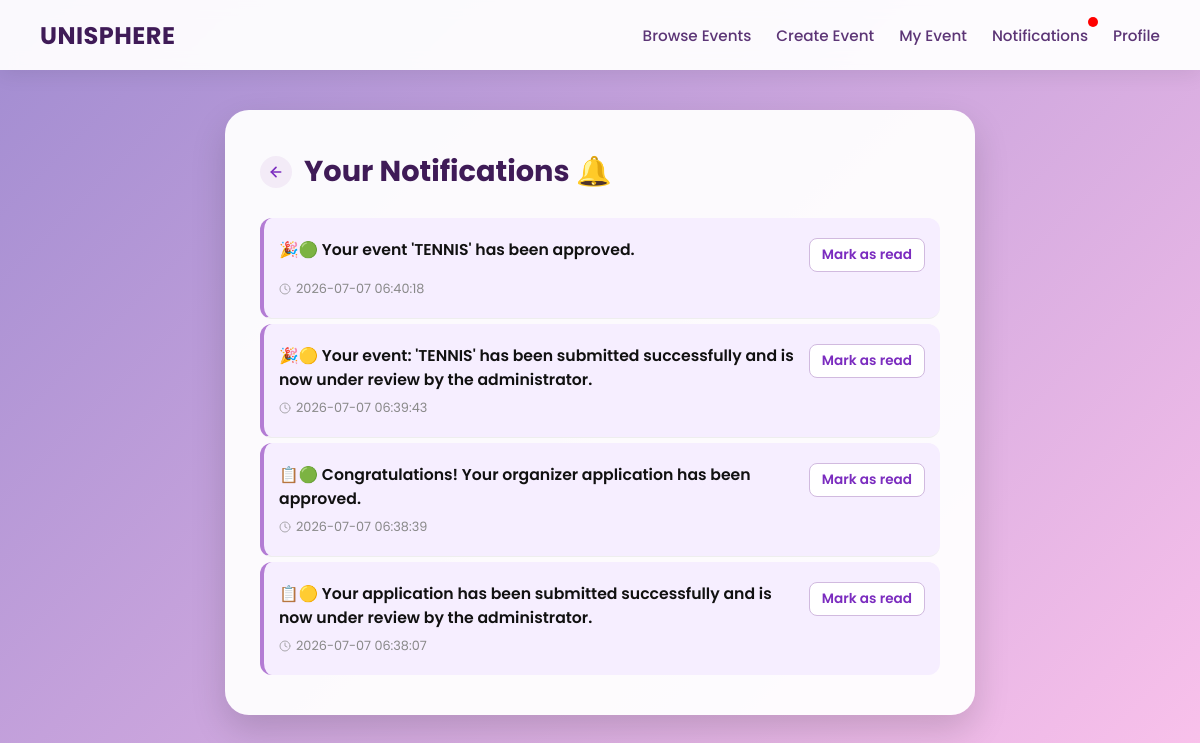
Before: /notifications (signed in) with the older database file.
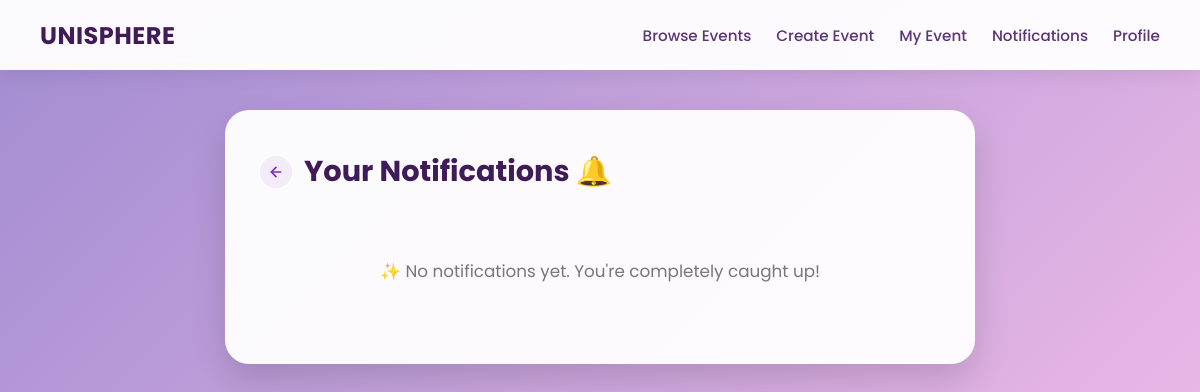
After: the same page with the newer database file.
### tables this page shows
CREATE TABLE notifications (
    id INTEGER PRIMARY KEY AUTOINCREMENT,
    student_id varchar(10) NOT NULL,
    message TEXT NOT NULL,
    type TEXT NOT NULL,
    is_read INTEGER DEFAULT 0,
    created_at TIMESTAMP DEFAULT CURRENT_TIMESTAMP, redirect TEXT,
    FOREIGN KEY (student_id) REFERENCES users_general(student_id)
);

### app.py (the view)
@app.route('/notifications')
def notifications():
    username = session.get('user')
    if not username:
        return redirect(url_for('login'))
    conn = get_db_connection()
    cursor = conn.cursor()
    cursor.execute("""
        SELECT student_id FROM users_general WHERE username = ?
    """, (username,))
    user = cursor.fetchone()
    if not user:
        conn.close()
        return "User not found"
    create_event_reminders(user["student_id"])
    cursor.execute("""
        SELECT * FROM notifications
        WHERE student_id = ?
        ORDER BY created_at DESC
    """, (user["student_id"],))
    notifications_list = cursor.fetchall()
    cursor.execute("""
        SELECT COUNT(*)
        FROM notifications
        WHERE student_id=? AND is_read=0
    """, (user["student_id"],))
    unread_notifications = cursor.fetchone()[0]
    conn.close()
    return render_template("notifications.html", notifications=notifications_list, unread_notifications=unread_notifications)

### app.py (called while the page is built, shortened)
def get_db_connection():
    conn = sqlite3.connect('database.db')
    conn.row_factory = sqlite3.Row
    conn.execute("PRAGMA foreign_keys = 1")
    return conn

def create_event_reminders(student_id):
    conn = get_db_connection()
    cursor = conn.cursor()
    cursor.execute("""
        SELECT
            e.event_id,
            e.event_name,
            e.start_date AS date,
            e.start_time AS time
        FROM event_registrations r
        JOIN events e
            ON r.event_id = e.event_id
        WHERE r.student_id = ?
    """, (student_id,))
    events = cursor.fetchall()
    today = datetime.today().date()
    tomorrow = today + timedelta(days=1)
    conn.commit()
    conn.close()

@app.context_processor
def inject_notifications():
    if 'student_id' not in session:
        return dict(unread_notifications=0)
    conn = get_db_connection()
    cursor = conn.cursor()
    cursor.execute("SELECT COUNT(*) AS total FROM notifications WHERE student_id = ? AND is_read = 0",
    (session['student_id'],))
    result = cursor.fetchone()
    conn.close()
    return dict(unread_notifications=result['total'])

### templates/notifications.html (shortened to what the changed rows need)
<!DOCTYPE html>
<html lang="en">
<head>
</head>
<body>
    <nav class="navbar">
        <div class="navbar-links">
            {% if session.get('role') == 'user' %}
                    <a href="/eventbrowsing">Browse Events</a>
                    <a href="/be_organizer">Become Organizer</a>
                    <a href="/notifications" class="notification-link">
                        Notifications
                        {% if unread_notifications > 0 %}
                            <span class="notification-dot"></span>
                        {% endif %}
                    </a>
                    <a href="/user_dashboard">Profile</a>
                {% elif session.get('role') == 'organizer' %}
                    <a href="/notifications" class="notification-link">
                        Notifications
                        {% if unread_notifications > 0 %}
                            <span class="notification-dot"></span>
                        {% endif %}
                    </a>
                {% endif %}
        </div>
    </nav>
    <div class="container">
        <div class="title-wrapper">
            <h2>Your Notifications 🔔</h2>
        </div>
        {% if notifications %}
            {% for n in notifications %}
                <div class="notification {% if n['is_read'] == 0 %}unread{% else %}read{% endif %}">
                    <div class="notification-content">
                        <span class="msg-text">
                            {% if n['type'] == 'Confirmation' %}
                                ✅
                            {% elif n['type'] == 'Reminder' %}
                                ⏰
                            {% elif n['type'] == 'Cancellation' %}
                                ❌
                            {% elif n['type'] == 'Profile Updated' %}
                                👤
                            {% elif n['type'] == 'Email Changed' %}
                                📧
                            {% elif n['type'] == 'Password Changed' %}
                                🔐
                            {% elif n['type'] == 'Event Pending' %}
                                🎉🟡
                            {% elif n['type'] == 'Event Approved' %}
                                🎉🟢
                            {% elif n['type'] == 'Event Redo' %}
                                🎉🔵
                            {% elif n['type'] == 'Event Cancelled' %}
                                🎉📢❌️
                            {% elif n['type'] == 'Application Pending' %}
                                📋🟡
                            {% elif n['type'] == 'Application Approved' %}
                                📋🟢
                            {% elif n['type'] == 'Application Rejected' %}
                                📋🔴
                            {% endif %}
                            {{ n['message'] }}
                        </span>
                        <div style="display:flex; align-items:center; gap:10px; flex-shrink:0;">
                            {% if n['is_read'] == 0 %}
                                <a class="mark-read" href="{{ url_for('mark_all_notifications_read', notification_id=n['id']) }}">
                                    Mark as read
                                </a>
                            {% endif %}
                        </div>
                    </div>
                    <div class="notification-meta">
                        <svg xmlns="http://www.w3.org/2000/svg" width="12" height="12" viewBox="0 0 24 24" fill="none" stroke="currentColor" stroke-width="2" stroke-linecap="round" stroke-linejoin="round" style="opacity:0.7;">
                            <circle cx="12" cy="12" r="10"></circle>
                            <polyline points="12 6 12 12 16 14"></polyline>
                        </svg>
                        {{ n['created_at'] }}
                    </div>
                </div>
            {% endfor %}
        {% else %}
            <div class="empty">
                <p>✨ No notifications yet. You're completely caught up!</p>
            </div>
        {% endif %}
    </div>
</body>
</html>

Changed rows visible on the page:
removed notifications: message "Your event 'TENNIS' has been approved.", created_at "2026-07-07 06:40:18"
removed notifications: message "Your event: 'TENNIS' has been submitted successfully and is now under review by the administrator.", created_at "2026-07-07 06:39:43"
removed notifications: message "Congratulations! Your organizer application has been approved.", created_at "2026-07-07 06:38:39"
removed notifications: message "Your application has been submitted successfully and is now under review by the administrator.", created_at "2026-07-07 06:38:07"
Other visible differences:
text now shown: "✨ No notifications yet. You're completely caught up!"
